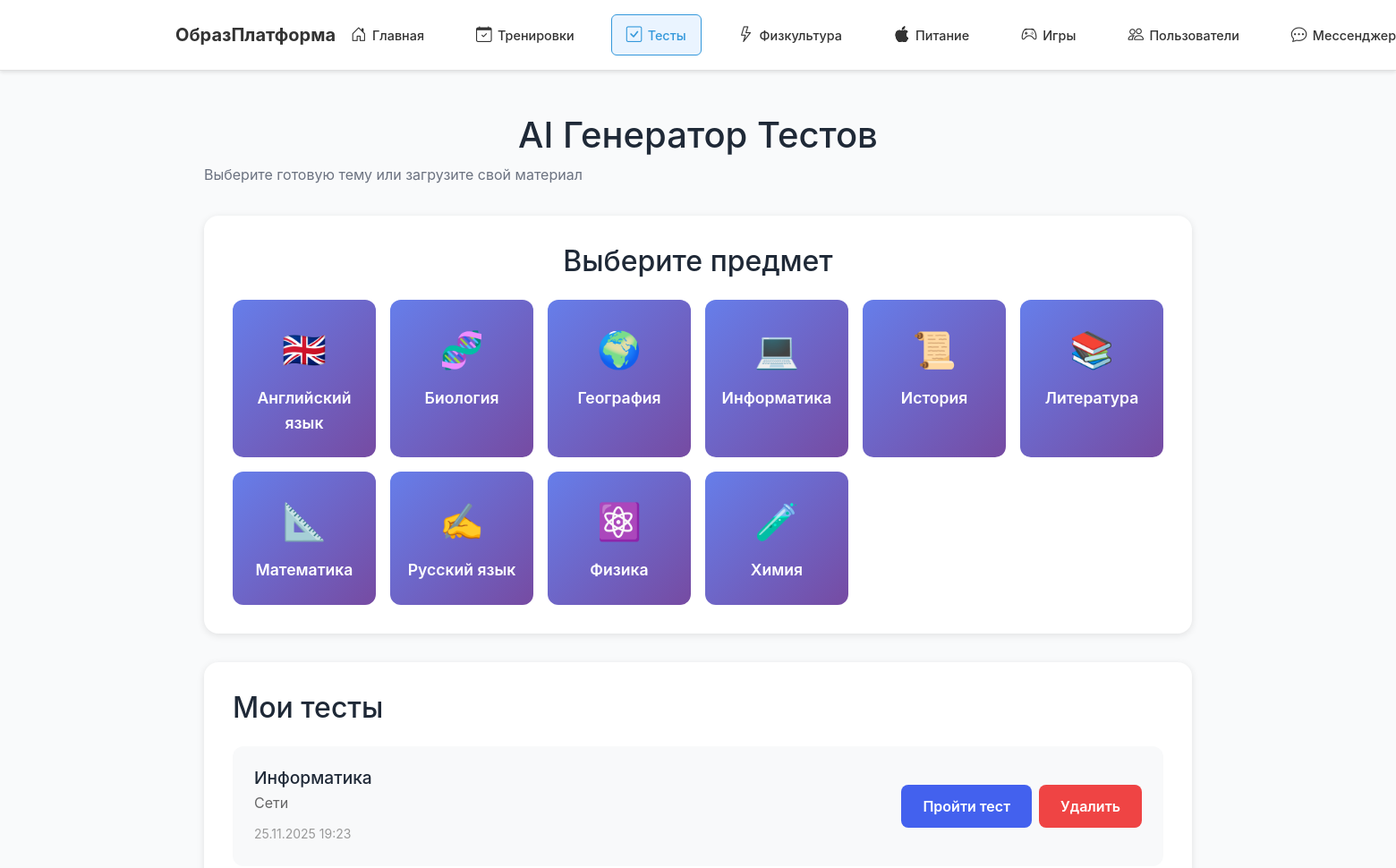
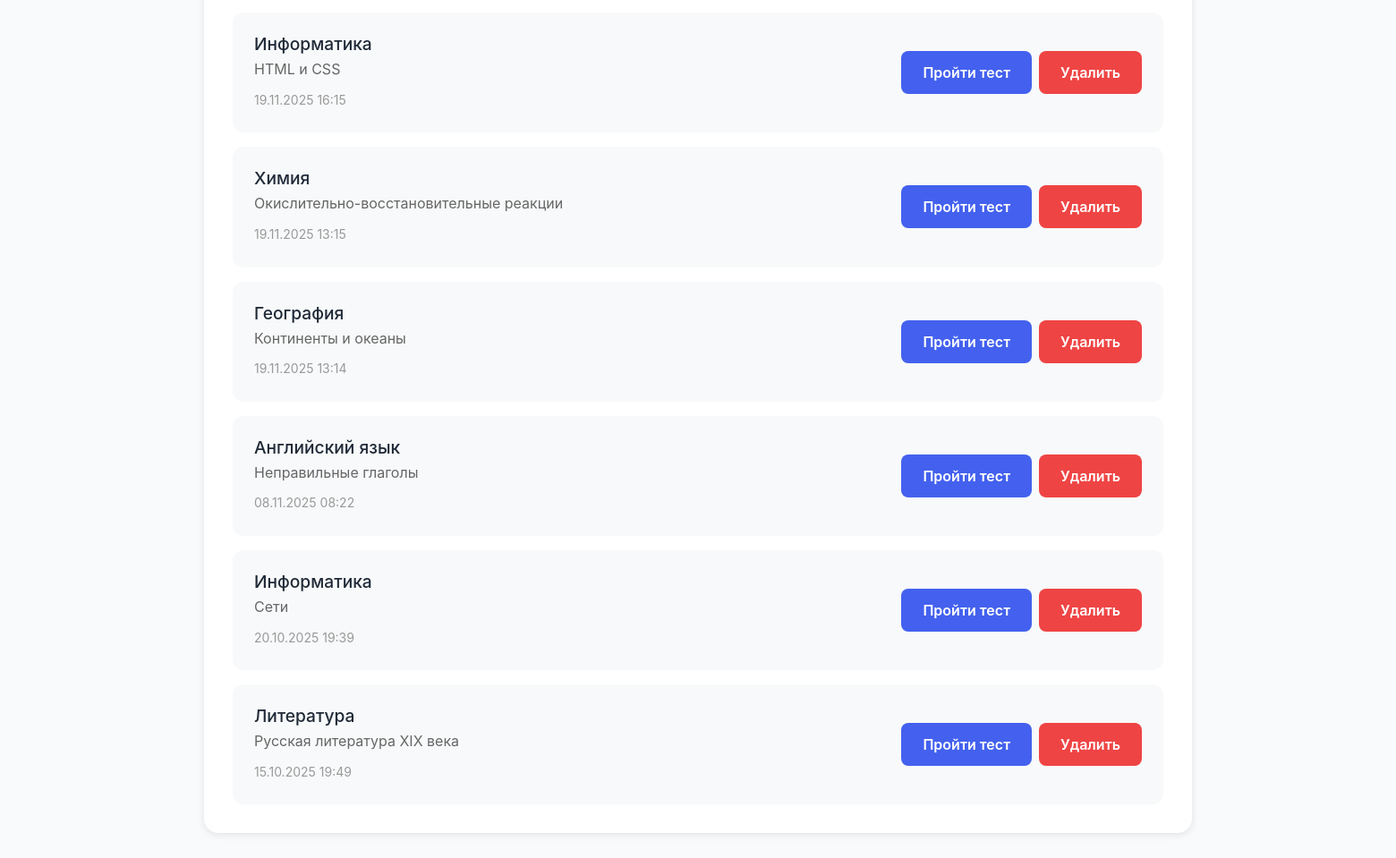
Page /tests (signed in) on the committed database (2 pictures, top to bottom).
### models.py (models this page shows)
class TestResult(db.Model):
    id = db.Column(db.Integer, primary_key=True)
    user_id = db.Column(db.Integer, db.ForeignKey('user.id'), nullable=False)
    subject = db.Column(db.String(100), nullable=False)
    topic = db.Column(db.String(200), nullable=False)
    test_content = db.Column(db.Text, nullable=False)
    score = db.Column(db.Integer)
    created_at = db.Column(db.DateTime, default=datetime.utcnow)

### app.py (the view)
@app.route('/tests')
@login_required
def tests():
    user_tests = TestResult.query.filter_by(user_id=current_user.id).order_by(TestResult.created_at.desc()).all()
    return render_template('tests.html', tests=user_tests)

### app.py (called while the page is built)
@login_manager.user_loader
def load_user(user_id):
    return User.query.get(int(user_id))

### models.py (called while the page is built)
    def is_teacher(self):
        return self.role == 'teacher'

### templates/tests.html (shortened to what this page needs)
{% extends "base.html" %}
{% block extra_css %}
<link rel="stylesheet" href="{{ url_for('static', filename='css/tests.css') }}">
{% endblock %}
{% block content %}
<div class="tests-container">
    <h1>AI Генератор Тестов</h1>
    <p style="color: var(--text-light); margin-bottom: 2rem;">
        Выберите готовую тему или загрузите свой материал
    </p>
    <div class="subject-selector">
        <h2>Выберите предмет</h2>
        <div class="subjects-grid" id="subjectsGrid">
        </div>
    </div>
    <div class="tests-history">
        <h2>Мои тесты</h2>
        {% if tests %}
        <div class="tests-list">
            {% for test in tests %}
            <div class="test-card">
                <div class="test-info">
                    <h3>{{ test.subject }}</h3>
                    <p>{{ test.topic }}</p>
                    <span class="test-date">{{ test.created_at.strftime('%d.%m.%Y %H:%M') }}</span>
                </div>
                <div class="test-actions">
                    <a href="{{ url_for('take_test', test_id=test.id) }}" class="btn btn-primary">
                        Пройти тест
                    </a>
                    <button onclick="deleteTest({{ test.id }})" class="btn btn-danger">
                        Удалить
                    </button>
                </div>
            </div>
            {% endfor %}
        </div>
        {% else %}
        <p style="text-align: center; color: var(--text-light); padding: 2rem;">
            У вас пока нет созданных тестов
        </p>
        {% endif %}
    </div>
</div>
{% endblock %}

### static/css/style.css (style rules this page uses)
:root { --primary: #4361ee; --primary-dark: #3730a3; --success: #10b981; --danger: #ef4444; --text: #1f2937; --text-light: #6b7280; --bg: #f9fafb; --white: #ffffff; --border: #e5e7eb; }
* { margin: 0; padding: 0; box-sizing: border-box; }
body { font-family: -apple-system, BlinkMacSystemFont, 'Segoe UI', sans-serif; background: var(--bg); color: var(--text); line-height: 1.6; }
.btn { padding: 0.75rem 1.5rem; font-size: 1rem; font-weight: 600; border: none; border-radius: 8px; cursor: pointer; transition: all 0.2s; text-decoration: none; display: inline-block; }
.btn-primary { background: var(--primary); color: white; }
.btn-danger { background: var(--danger); color: white; }

### static/css/tests.css (style rules this page uses)
.tests-container { max-width: 1400px; margin: 0 auto; padding: 2rem; }
.tests-container h1 { text-align: center; margin-bottom: 0.5rem; }
.subject-selector { background: white; border-radius: 16px; padding: 2rem; margin-bottom: 2rem; box-shadow: 0 2px 8px rgba(0,0,0,0.1); }
.subject-selector h2 { margin: 0 0 1.5rem 0; text-align: center; }
.subjects-grid { display: grid; grid-template-columns: repeat(auto-fit, minmax(160px, 1fr)); gap: 1rem; }
.tests-history { background: white; border-radius: 16px; padding: 2rem; box-shadow: 0 2px 8px rgba(0,0,0,0.1); }
.tests-history h2 { margin: 0 0 1.5rem 0; }
.tests-list { display: flex; flex-direction: column; gap: 1rem; }
.test-card { display: flex; justify-content: space-between; align-items: center; padding: 1.5rem; background: #f8f9fa; border-radius: 12px; gap: 1rem; }
.test-info h3 { margin: 0 0 0.25rem 0; font-size: 1.2rem; }
.test-info p { margin: 0 0 0.5rem 0; color: #666; }
.test-date { font-size: 0.875rem; color: #999; }
.test-actions { display: flex; gap: 0.5rem; flex-shrink: 0; }

### rows in the picture
TestResult: subject "Информатика", topic "Сети", created_at "25.11.2025 19:23"
TestResult: subject "Информатика", topic "HTML и CSS", created_at "19.11.2025 16:15"
TestResult: subject "Химия", topic "Окислительно-восстановительные реакции", created_at "19.11.2025 13:15"
TestResult: subject "География", topic "Континенты и океаны", created_at "19.11.2025 13:14"
TestResult: subject "Английский язык", topic "Неправильные глаголы", created_at "08.11.2025 08:22"
TestResult: subject "Информатика", topic "Сети", created_at "20.10.2025 19:39"
TestResult: subject "Литература", topic "Русская литература XIX века", created_at "15.10.2025 19:49"
